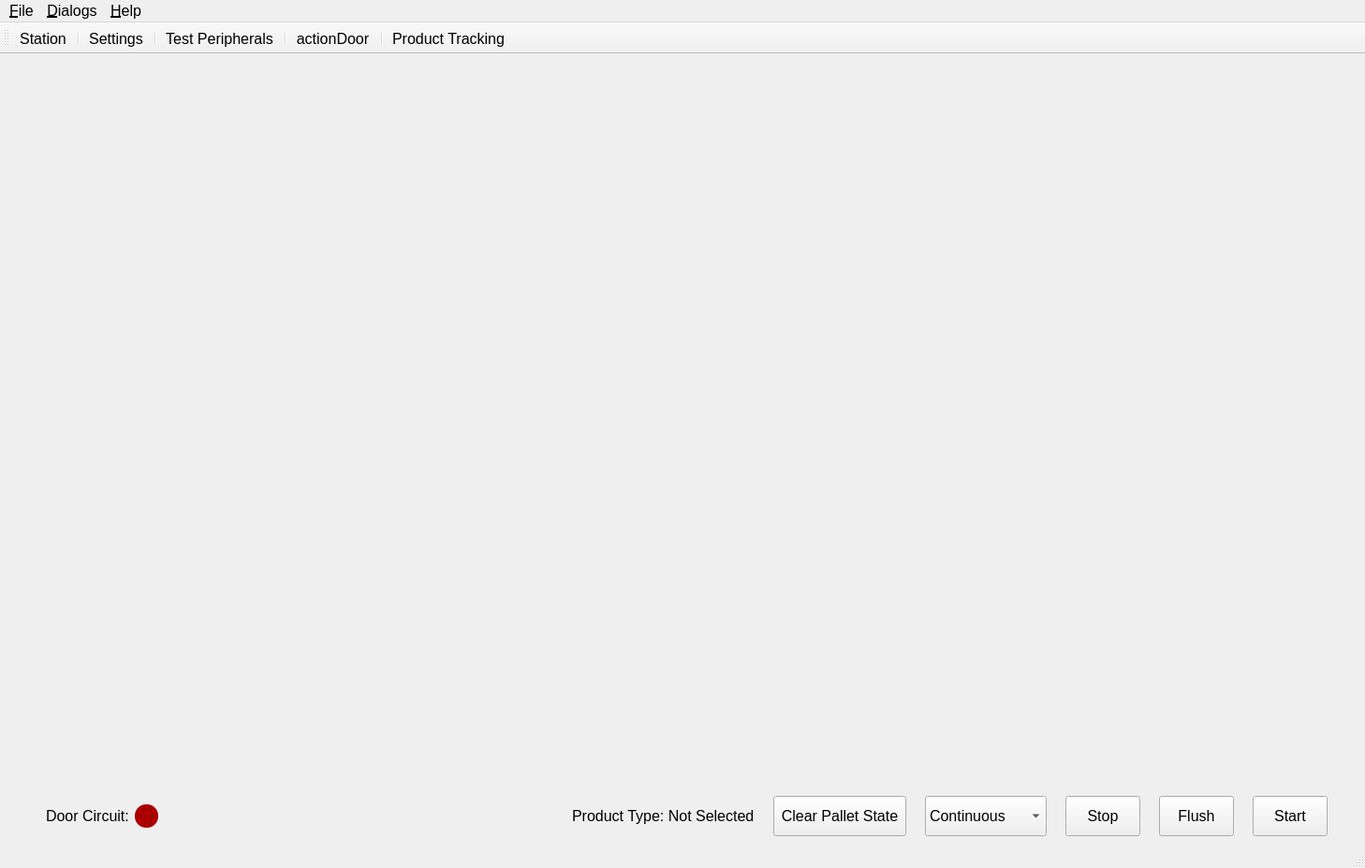
<?xml version="1.0" encoding="UTF-8"?>
<ui version="4.0">
 <class>Whirl</class>
 <widget class="QMainWindow" name="Whirl">
  <property name="geometry">
   <rect>
    <x>0</x>
    <y>0</y>
    <width>1458</width>
    <height>927</height>
   </rect>
  </property>
  <property name="maximumSize">
   <size>
    <width>16777215</width>
    <height>1080</height>
   </size>
  </property>
  <property name="font">
   <font>
    <pointsize>12</pointsize>
   </font>
  </property>
  <property name="windowTitle">
   <string>Whirl</string>
  </property>
  <widget class="QWidget" name="centralwidget">
   <layout class="QVBoxLayout" name="verticalLayout">
    <property name="spacing">
     <number>10</number>
    </property>
    <property name="leftMargin">
     <number>10</number>
    </property>
    <property name="topMargin">
     <number>10</number>
    </property>
    <property name="rightMargin">
     <number>10</number>
    </property>
    <property name="bottomMargin">
     <number>10</number>
    </property>
    <item>
     <widget class="BoardWidget" name="board" native="true">
      <property name="sizePolicy">
       <sizepolicy hsizetype="Preferred" vsizetype="Expanding">
        <horstretch>0</horstretch>
        <verstretch>0</verstretch>
       </sizepolicy>
      </property>
     </widget>
    </item>
    <item>
     <layout class="QHBoxLayout" name="horizontalLayout">
      <property name="spacing">
       <number>20</number>
      </property>
      <property name="leftMargin">
       <number>30</number>
      </property>
      <property name="rightMargin">
       <number>30</number>
      </property>
      <item>
       <widget class="QWidget" name="widget" native="true">
        <property name="minimumSize">
         <size>
          <width>0</width>
          <height>0</height>
         </size>
        </property>
        <layout class="QHBoxLayout" name="horizontalLayout_2">
         <item>
          <widget class="QLabel" name="label_2">
           <property name="text">
            <string>Door Circuit:</string>
           </property>
          </widget>
         </item>
         <item>
          <widget class="QLabel" name="door_circuit">
           <property name="minimumSize">
            <size>
             <width>25</width>
             <height>25</height>
            </size>
           </property>
           <property name="maximumSize">
            <size>
             <width>25</width>
             <height>25</height>
            </size>
           </property>
           <property name="styleSheet">
            <string notr="true">background-color: #aa0000;
border-radius: 12px;</string>
           </property>
           <property name="text">
            <string/>
           </property>
          </widget>
         </item>
        </layout>
       </widget>
      </item>
      <item>
       <spacer name="horizontalSpacer_4">
        <property name="orientation">
         <enum>Qt::Horizontal</enum>
        </property>
        <property name="sizeHint" stdset="0">
         <size>
          <width>40</width>
          <height>20</height>
         </size>
        </property>
       </spacer>
      </item>
      <item>
       <widget class="QLabel" name="lb_product_type">
        <property name="text">
         <string>Product Type: Not Selected</string>
        </property>
       </widget>
      </item>
      <item>
       <widget class="QPushButton" name="btn_clear_pallet_state">
        <property name="sizePolicy">
         <sizepolicy hsizetype="Minimum" vsizetype="Preferred">
          <horstretch>0</horstretch>
          <verstretch>0</verstretch>
         </sizepolicy>
        </property>
        <property name="minimumSize">
         <size>
          <width>0</width>
          <height>35</height>
         </size>
        </property>
        <property name="text">
         <string> Clear Pallet State </string>
        </property>
       </widget>
      </item>
      <item>
       <widget class="QComboBox" name="mode">
        <property name="sizePolicy">
         <sizepolicy hsizetype="Preferred" vsizetype="Preferred">
          <horstretch>0</horstretch>
          <verstretch>0</verstretch>
         </sizepolicy>
        </property>
        <property name="minimumSize">
         <size>
          <width>130</width>
          <height>0</height>
         </size>
        </property>
        <item>
         <property name="text">
          <string>Continuous</string>
         </property>
         <property name="icon">
          <iconset resource="whirl.qrc">
           <normaloff>:/img/img/continuous.png</normaloff>:/img/img/continuous.png</iconset>
         </property>
        </item>
        <item>
         <property name="text">
          <string>Cycle</string>
         </property>
         <property name="icon">
          <iconset resource="whirl.qrc">
           <normaloff>:/img/img/cycle.png</normaloff>:/img/img/cycle.png</iconset>
         </property>
        </item>
       </widget>
      </item>
      <item>
       <widget class="QPushButton" name="btn_stop">
        <property name="sizePolicy">
         <sizepolicy hsizetype="Minimum" vsizetype="Preferred">
          <horstretch>0</horstretch>
          <verstretch>0</verstretch>
         </sizepolicy>
        </property>
        <property name="text">
         <string>Stop</string>
        </property>
       </widget>
      </item>
      <item>
       <widget class="QPushButton" name="btn_flush">
        <property name="sizePolicy">
         <sizepolicy hsizetype="Minimum" vsizetype="Preferred">
          <horstretch>0</horstretch>
          <verstretch>0</verstretch>
         </sizepolicy>
        </property>
        <property name="text">
         <string>Flush</string>
        </property>
       </widget>
      </item>
      <item>
       <widget class="QPushButton" name="btn_build">
        <property name="sizePolicy">
         <sizepolicy hsizetype="Minimum" vsizetype="Preferred">
          <horstretch>0</horstretch>
          <verstretch>0</verstretch>
         </sizepolicy>
        </property>
        <property name="minimumSize">
         <size>
          <width>80</width>
          <height>35</height>
         </size>
        </property>
        <property name="text">
         <string>Start</string>
        </property>
       </widget>
      </item>
     </layout>
    </item>
   </layout>
  </widget>
  <widget class="QMenuBar" name="menubar">
   <property name="geometry">
    <rect>
     <x>0</x>
     <y>0</y>
     <width>1458</width>
     <height>21</height>
    </rect>
   </property>
   <widget class="QMenu" name="menu_File">
    <property name="title">
     <string>&amp;File</string>
    </property>
   </widget>
   <widget class="QMenu" name="menu_Help">
    <property name="title">
     <string>&amp;Help</string>
    </property>
    <addaction name="actionAbout"/>
   </widget>
   <widget class="QMenu" name="menuActions">
    <property name="title">
     <string>&amp;Dialogs</string>
    </property>
    <addaction name="actionStation"/>
    <addaction name="separator"/>
    <addaction name="actionSettings"/>
    <addaction name="separator"/>
    <addaction name="actionTest"/>
    <addaction name="actionProductTracking"/>
   </widget>
   <addaction name="menu_File"/>
   <addaction name="menuActions"/>
   <addaction name="menu_Help"/>
  </widget>
  <widget class="QStatusBar" name="statusbar"/>
  <widget class="QToolBar" name="toolBar">
   <property name="windowTitle">
    <string>toolBar</string>
   </property>
   <property name="iconSize">
    <size>
     <width>36</width>
     <height>36</height>
    </size>
   </property>
   <attribute name="toolBarArea">
    <enum>TopToolBarArea</enum>
   </attribute>
   <attribute name="toolBarBreak">
    <bool>false</bool>
   </attribute>
   <addaction name="actionStation"/>
   <addaction name="separator"/>
   <addaction name="actionSettings"/>
   <addaction name="separator"/>
   <addaction name="actionTest"/>
   <addaction name="separator"/>
   <addaction name="actionDoor"/>
   <addaction name="separator"/>
   <addaction name="actionProductTracking"/>
  </widget>
  <action name="actionTest">
   <property name="icon">
    <iconset resource="whirl.qrc">
     <normaloff>:/img/img/test.png</normaloff>:/img/img/test.png</iconset>
   </property>
   <property name="text">
    <string>Test Peripherals</string>
   </property>
   <property name="toolTip">
    <string>Test Robot &amp; Cognex &amp; FlexFeeder</string>
   </property>
  </action>
  <action name="actionAbout">
   <property name="text">
    <string>&amp;About</string>
   </property>
  </action>
  <action name="actionSettings">
   <property name="icon">
    <iconset resource="whirl.qrc">
     <normaloff>:/img/img/Settings.png</normaloff>:/img/img/Settings.png</iconset>
   </property>
   <property name="text">
    <string>Settings</string>
   </property>
   <property name="toolTip">
    <string>Settings</string>
   </property>
  </action>
  <action name="actionStation">
   <property name="icon">
    <iconset resource="whirl.qrc">
     <normaloff>:/img/img/station.png</normaloff>:/img/img/station.png</iconset>
   </property>
   <property name="text">
    <string>Station</string>
   </property>
   <property name="toolTip">
    <string>Test &amp; monitor station</string>
   </property>
  </action>
  <action name="actionDoor">
   <property name="icon">
    <iconset resource="whirl.qrc">
     <normaloff>:/img/img/door_closed.png</normaloff>:/img/img/door_closed.png</iconset>
   </property>
   <property name="text">
    <string>actionDoor</string>
   </property>
   <property name="toolTip">
    <string>Open/Close Door</string>
   </property>
  </action>
  <action name="actionProductTracking">
   <property name="icon">
    <iconset resource="whirl.qrc">
     <normaloff>:/img/img/barchart.png</normaloff>:/img/img/barchart.png</iconset>
   </property>
   <property name="text">
    <string>Product Tracking</string>
   </property>
   <property name="shortcut">
    <string>Ctrl+T</string>
   </property>
  </action>
 </widget>
 <customwidgets>
  <customwidget>
   <class>BoardWidget</class>
   <extends>QWidget</extends>
   <header>widgets.board</header>
   <container>1</container>
  </customwidget>
 </customwidgets>
 <resources>
  <include location="whirl.qrc"/>
 </resources>
 <connections/>
</ui>
